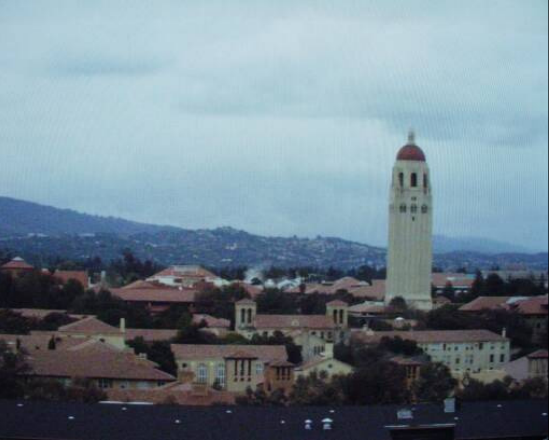
#> input picture lab2/to_gray.png, 549 x 440 px
$ python main.py
#> lines starting #> are read from the running program, lines starting #| are printed output that depends on the picture
### lab2/lab2_function.py
import matplotlib.pyplot as plt
import numpy as np
import seaborn as sns
import PIL
sns.set(style="white", palette="bright", color_codes=True)

def display_images(img_list, size=(8, 8), mode='rgb', title_arr=(None,None)):
    fig=plt.figure(figsize=size, dpi=150)

    for i in range(len(img_list)):
        fig.add_subplot(1, 2, i+1)
        if mode=='grayscale':
            plt.imshow(img_list[i], cmap='gray', vmin=0, vmax=255)
        else:
            plt.imshow(img_list[i])
        plt.title(title_arr[i])
        plt.axis('off')

    plt.show()

def hist_compare(img_list, title_arr=('Input', 'Normalize')):
    _, axes = plt.subplots(1, 2, figsize=(17, 4), sharey=True)
    for i in range(2):
        sns.distplot(img_list[i], color="black", ax=axes[i]).set_xlim(0, 255)
        plt.title(title_arr[i])
    plt.show()

def norm_img(img, cnst=255.0):
    img = np.array(img)
    return cnst*(img-img.min()) / (img.max() - img.min())

def to_gray(rgb_img):
    rgb_img = np.array(rgb_img)
    return 0.3*rgb_img[:,:,0] + 0.59*rgb_img[:,:,1] + 0.11*rgb_img[:,:,2]

def ref_color_correction(main_img, orig_color, ref_color):
    main_img = np.array(main_img)

    R = ref_color[0] / orig_color[0]
    G = ref_color[1] / orig_color[1]
    B = ref_color[2] / orig_color[2]
    main_img[:,:,0] = np.where(main_img[:,:,0]*R > 255, 255, main_img[:,:,0]*R)
    main_img[:,:,1] = np.where(main_img[:,:,1]*G > 255, 255, main_img[:,:,1]*G)
    main_img[:,:,2] = np.where(main_img[:,:,2]*B > 255, 255, main_img[:,:,2]*B)
    return  main_img

def gray_world(img):
    img = np.array(img)
    R = np.mean(img[:, :, 0])
    G = np.mean(img[:, :, 1])
    B = np.mean(img[:, :, 2])
    Avg = (R + G + B) / 3

    img[:, :, 0] = img[:, :, 0]* (Avg / R)
    img[:, :, 1] = img[:, :, 1]* (Avg / G)
    img[:, :, 2] = img[:, :, 2]* (Avg / B)
    return img

def log_transform(img):
    img = np.array(img)
    c = 255 / np.log(1 + np.max(img))
    return (c * (np.log(img + 1))).astype('int')

def linear_transform(img):
    img = np.array(img)
    c = 255 / (np.max(img) - np.min(img))
    return (c * (img - np.min(img))).astype('int')

# [6 lines left out: function norm_image_rgb, not called in this run]

def equalize_img(img):
    img = np.array(img)
    histogram, _ = np.histogram(img.flatten(), bins=256, range=(0, 256))

    histogram = histogram / (img.shape[0] * img.shape[1])

    for i in range(1,256):
        histogram[i] = histogram[i-1] + histogram[i]

    return 255.0 * histogram[img.astype('int')]


def equalize_img_rgb(img):
    img = np.array(img)
    for i in range(img.shape[2]):
        img[:,:,i] = equalize_img(img[:,:,i])
    return img.astype('int')

### lab2/main.py
from PIL import Image
import lab2_function


# 2. To Gray
img = Image.open("to_gray.png")
#> img is the input picture: PIL image 549x440 RGB; mean R, G, B 114.5, 131.9, 143.1
lab2_function.display_images((img, lab2_function.to_gray(img)),mode='grayscale', title_arr=("RGB", "Gray"))
#> the loop in display_images, `for i in range(len(img_list)):` made 2 passes
#lab2_function.to_gray(img).save('Arseniy.png')

#3.1
ref_img = Image.open("ref.png")
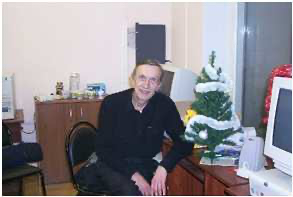
#> input picture lab2/ref.png, 293 x 197 px
#> ref_img is the input picture: PIL image 293x197 RGB; mean R, G, B 141.8, 138.7, 145
based_img = Image.open("based_img.png")
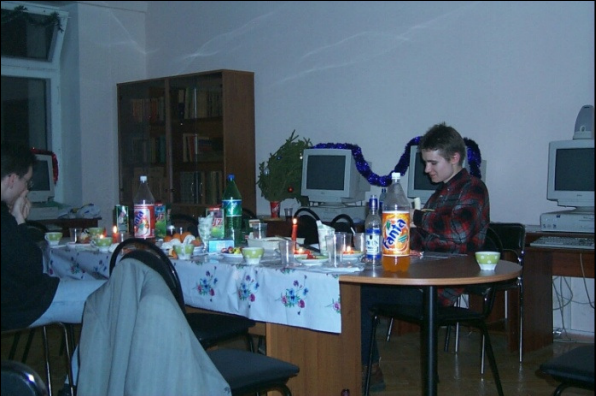
#> input picture lab2/based_img.png, 596 x 396 px
#> based_img is the input picture: PIL image 596x396 RGB; mean R, G, B 73.8, 90.2, 102.6
lab2_function.display_images((based_img, lab2_function.ref_color_correction(based_img, (117, 140, 163), (232,224,222))), title_arr=("Srs", "Destination"))
#> the loop in display_images (call 2), `for i in range(len(img_list)):` made 2 passes


#3.2 Gray world
lab2_function.display_images((img, lab2_function.gray_world(img)),mode='grayscale', title_arr=("RGB", "Gray world"))
#> in gray_world, `R = np.mean(img[:, :, 0])`: R = 114.5
#> in gray_world, `G = np.mean(img[:, :, 1])`: G = 131.9
#> in gray_world, `B = np.mean(img[:, :, 2])`: B = 143.1
#> in gray_world, `Avg = (R + G + B) / 3`: Avg = 129.8

#3.3
img_bad_gray = Image.open("image.png")
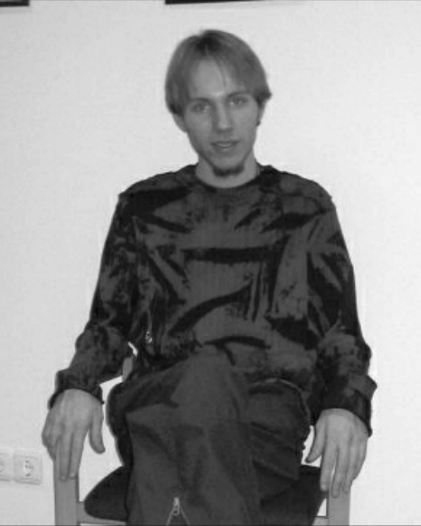
#> input picture lab2/image.png, 421 x 526 px
#> img_bad_gray is the input picture: PIL image 421x526 RGB; min 3, max 254, mean 144.2
lab2_function.display_images((img_bad_gray, lab2_function.log_transform(img_bad_gray)),mode='grayscale', title_arr=("Src", "Log transform"))
#> in log_transform, `c = 255 / np.log(1 + np.max(img))`: c = 46.02
lab2_function.display_images((img_bad_gray, lab2_function.linear_transform(img_bad_gray)),mode='grayscale', title_arr=("Src", "Linear transform"))
#> in linear_transform, `c = 255 / (np.max(img) - np.min(img))`: c = 1.02


#5.1 Нормализация гистограммы
hist_img = Image.open("hist.png")
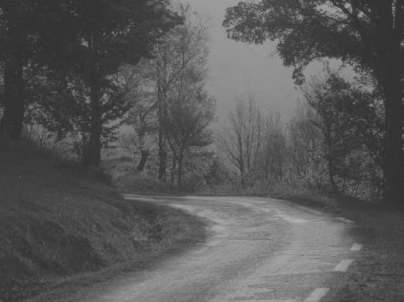
#> input picture lab2/hist.png, 404 x 302 px
#> hist_img is the input picture: PIL image 404x302 L; min 44, max 177, mean 88
lab2_function.display_images((hist_img, lab2_function.norm_img(hist_img)),mode='grayscale', title_arr=("Input", "Normalize"))
lab2_function.hist_compare((hist_img, lab2_function.norm_img(hist_img)))

#5.2 Эквализация
lab2_function.display_images((hist_img, lab2_function.equalize_img(hist_img)),mode='grayscale', title_arr=("Input", "Equalize"))
#> in equalize_img, `histogram, _ = np.histogram(img.flatten(), bins=256, range=(0, 256))`: histogram = 256 values, max 3719 at index 52, min 0 at index 0, mean 476.6
#> in equalize_img, `histogram = histogram / (img.shape[0] * img.shape[1])`: histogram = 256 values, max 0.0305 at index 52, min 0 at index 0, mean 0.00391
#> after the loop in equalize_img, `for i in range(1,256):`: histogram = 256 values from 0 to 1
#> in equalize_img, `return 255.0 * histogram[img.astype('int')]`:
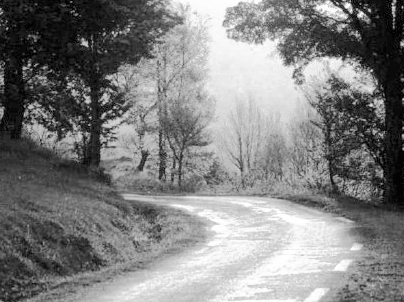
#> returned value: shape (302, 404) float64; min 0.00209, max 255, mean 129.1
lab2_function.hist_compare((hist_img, lab2_function.equalize_img(hist_img)), title_arr=("Input", "Equalize"))

hist_rgb = Image.open("hist_rgb.jpg")
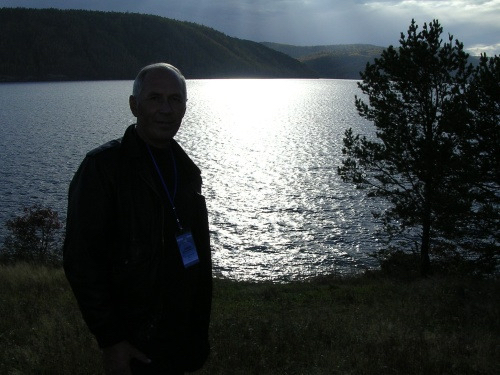
#> input picture lab2/hist_rgb.jpg, 500 x 375 px
#> hist_rgb is the input picture: PIL image 500x375 RGB; mean R, G, B 62, 67.8, 68.7
lab2_function.display_images((hist_rgb, lab2_function.equalize_img_rgb(hist_rgb)), title_arr=("Input", "Equalize"))
#> after the loop in equalize_img_rgb, `for i in range(img.shape[2]):`:
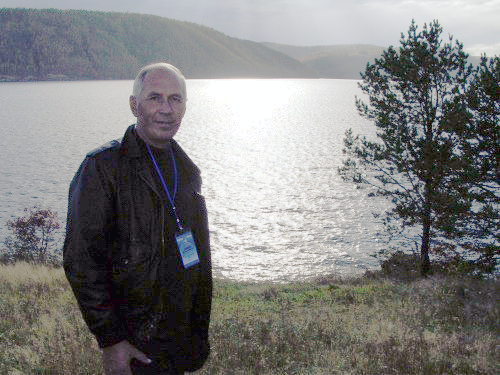
#> img: shape (375, 500, 3); mean R, G, B 128.8, 128.6, 128.6
